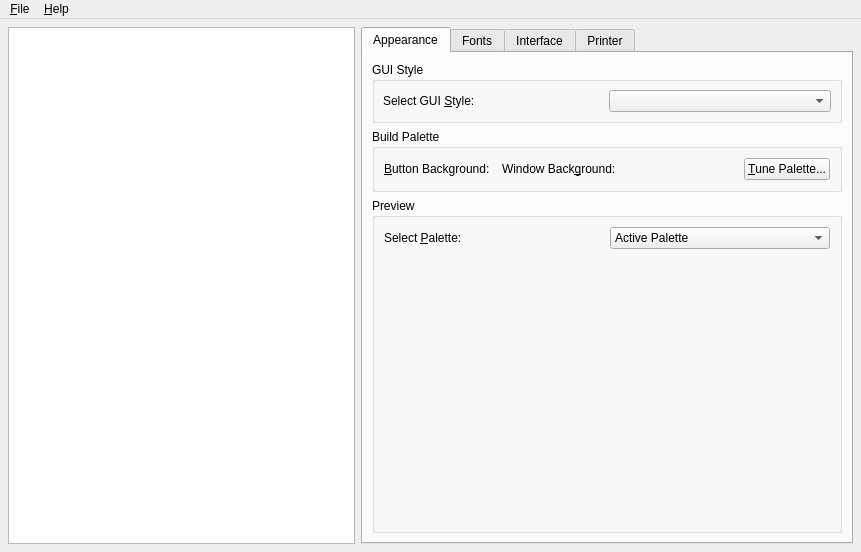
<?xml version="1.0" encoding="UTF-8"?>
<ui version="4.0">
 <comment>*********************************************************************
**
** Copyright (C) 2015 The Qt Company Ltd.
** Copyright (C) 2016-2019 Ivailo Monev
**
** This file is part of the tools applications of the Katie Toolkit.
**
** $QT_BEGIN_LICENSE:LGPL$
** Commercial License Usage
** Licensees holding valid commercial Qt licenses may use this file in
** accordance with the commercial license agreement provided with the
** Software or, alternatively, in accordance with the terms contained in
** a written agreement between you and The Qt Company. For licensing terms
** and conditions see http://www.qt.io/terms-conditions. For further
** information use the contact form at http://www.qt.io/contact-us.
**
** GNU Lesser General Public License Usage
** Alternatively, this file may be used under the terms of the GNU Lesser
** General Public License version 2.1 or version 3 as published by the Free
** Software Foundation and appearing in the file LICENSE.LGPLv21 and
** LICENSE.LGPLv3 included in the packaging of this file. Please review the
** following information to ensure the GNU Lesser General Public License
** requirements will be met: https://www.gnu.org/licenses/lgpl.html and
** http://www.gnu.org/licenses/old-licenses/lgpl-2.1.html.
**
** As a special exception, The Qt Company gives you certain additional
** rights. These rights are described in The Qt Company LGPL Exception
** version 1.1, included in the file LGPL_EXCEPTION.txt in this package.
**
** GNU General Public License Usage
** Alternatively, this file may be used under the terms of the GNU
** General Public License version 3.0 as published by the Free Software
** Foundation and appearing in the file LICENSE.GPL included in the
** packaging of this file.  Please review the following information to
** ensure the GNU General Public License version 3.0 requirements will be
** met: http://www.gnu.org/copyleft/gpl.html.
**
** $QT_END_LICENSE$
**
*********************************************************************</comment>
 <class>MainWindow</class>
 <widget class="QMainWindow" name="MainWindow">
  <property name="geometry">
   <rect>
    <x>0</x>
    <y>0</y>
    <width>861</width>
    <height>552</height>
   </rect>
  </property>
  <property name="windowTitle">
   <string>Qt Configuration</string>
  </property>
  <widget class="QWidget" name="widget">
   <layout class="QGridLayout" name="gridLayout">
    <property name="margin">
     <number>8</number>
    </property>
    <item row="0" column="0">
     <widget class="QTextEdit" name="helpView">
      <property name="minimumSize">
       <size>
        <width>200</width>
        <height>0</height>
       </size>
      </property>
      <property name="readOnly">
       <bool>true</bool>
      </property>
     </widget>
    </item>
    <item row="0" column="1">
     <widget class="QTabWidget" name="mainTabWidget">
      <property name="currentIndex">
       <number>0</number>
      </property>
      <widget class="QWidget" name="appearanceTab">
       <attribute name="title">
        <string>Appearance</string>
       </attribute>
       <layout class="QGridLayout" name="gridLayout_5">
        <item row="0" column="0">
         <widget class="QGroupBox" name="guiStyleGroup">
          <property name="sizePolicy">
           <sizepolicy hsizetype="Minimum" vsizetype="Preferred">
            <horstretch>0</horstretch>
            <verstretch>0</verstretch>
           </sizepolicy>
          </property>
          <property name="minimumSize">
           <size>
            <width>0</width>
            <height>0</height>
           </size>
          </property>
          <property name="title">
           <string>GUI Style</string>
          </property>
          <layout class="QHBoxLayout">
           <property name="spacing">
            <number>4</number>
           </property>
           <property name="margin">
            <number>8</number>
           </property>
           <item>
            <widget class="QLabel" name="guiStyleLabel">
             <property name="minimumSize">
              <size>
               <width>0</width>
               <height>0</height>
              </size>
             </property>
             <property name="text">
              <string>Select GUI &amp;Style:</string>
             </property>
             <property name="buddy">
              <cstring>guiStyleCombo</cstring>
             </property>
            </widget>
           </item>
           <item>
            <widget class="QComboBox" name="guiStyleCombo"/>
           </item>
          </layout>
         </widget>
        </item>
        <item row="3" column="0">
         <widget class="QGroupBox" name="previewGroup">
          <property name="sizePolicy">
           <sizepolicy hsizetype="Preferred" vsizetype="Expanding">
            <horstretch>0</horstretch>
            <verstretch>0</verstretch>
           </sizepolicy>
          </property>
          <property name="title">
           <string>Preview</string>
          </property>
          <layout class="QGridLayout" name="gridLayout_4">
           <item row="0" column="0">
            <widget class="QLabel" name="paletteLabel">
             <property name="text">
              <string>Select &amp;Palette:</string>
             </property>
             <property name="buddy">
              <cstring>paletteCombo</cstring>
             </property>
            </widget>
           </item>
           <item row="0" column="1">
            <widget class="QComboBox" name="paletteCombo">
             <item>
              <property name="text">
               <string>Active Palette</string>
              </property>
             </item>
             <item>
              <property name="text">
               <string>Inactive Palette</string>
              </property>
             </item>
             <item>
              <property name="text">
               <string>Disabled Palette</string>
              </property>
             </item>
            </widget>
           </item>
           <item row="1" column="0" colspan="2">
            <widget class="PreviewFrame" name="previewFrame" native="true">
             <property name="sizePolicy">
              <sizepolicy hsizetype="Expanding" vsizetype="Expanding">
               <horstretch>0</horstretch>
               <verstretch>0</verstretch>
              </sizepolicy>
             </property>
             <property name="minimumSize">
              <size>
               <width>410</width>
               <height>260</height>
              </size>
             </property>
            </widget>
           </item>
          </layout>
         </widget>
        </item>
        <item row="1" column="0">
         <widget class="QGroupBox" name="buildPaletteGroup">
          <property name="sizePolicy">
           <sizepolicy hsizetype="Preferred" vsizetype="Maximum">
            <horstretch>0</horstretch>
            <verstretch>0</verstretch>
           </sizepolicy>
          </property>
          <property name="minimumSize">
           <size>
            <width>400</width>
            <height>0</height>
           </size>
          </property>
          <property name="title">
           <string>Build Palette</string>
          </property>
          <layout class="QVBoxLayout" name="verticalLayout_2">
           <item>
            <widget class="QWidget" name="colorConfig" native="true">
             <layout class="QHBoxLayout" name="horizontalLayout_2">
              <property name="margin">
               <number>0</number>
              </property>
              <item>
               <widget class="QLabel" name="labelMainColor">
                <property name="text">
                 <string>&amp;Button Background:</string>
                </property>
                <property name="buddy">
                 <cstring>buttonMainColor</cstring>
                </property>
               </widget>
              </item>
              <item>
               <widget class="ColorButton" name="buttonMainColor" native="true"/>
              </item>
              <item>
               <widget class="QLabel" name="labelWindowColor">
                <property name="sizePolicy">
                 <sizepolicy hsizetype="Minimum" vsizetype="Minimum">
                  <horstretch>0</horstretch>
                  <verstretch>0</verstretch>
                 </sizepolicy>
                </property>
                <property name="minimumSize">
                 <size>
                  <width>50</width>
                  <height>0</height>
                 </size>
                </property>
                <property name="lineWidth">
                 <number>1</number>
                </property>
                <property name="midLineWidth">
                 <number>0</number>
                </property>
                <property name="text">
                 <string>Window Back&amp;ground:</string>
                </property>
                <property name="alignment">
                 <set>Qt::AlignVCenter</set>
                </property>
                <property name="margin">
                 <number>0</number>
                </property>
                <property name="buddy">
                 <cstring>buttonWindowColor</cstring>
                </property>
               </widget>
              </item>
              <item>
               <widget class="ColorButton" name="buttonWindowColor" native="true"/>
              </item>
              <item>
               <spacer name="spacer">
                <property name="orientation">
                 <enum>Qt::Horizontal</enum>
                </property>
                <property name="sizeType">
                 <enum>QSizePolicy::Expanding</enum>
                </property>
                <property name="sizeHint" stdset="0">
                 <size>
                  <width>70</width>
                  <height>20</height>
                 </size>
                </property>
               </spacer>
              </item>
              <item>
               <widget class="QPushButton" name="tunePaletteButton">
                <property name="text">
                 <string>&amp;Tune Palette...</string>
                </property>
               </widget>
              </item>
             </layout>
            </widget>
           </item>
          </layout>
         </widget>
        </item>
       </layout>
      </widget>
      <widget class="QWidget" name="fontsTab">
       <attribute name="title">
        <string>Fonts</string>
       </attribute>
       <layout class="QVBoxLayout">
        <item>
         <widget class="QGroupBox" name="defaultFontGroup">
          <property name="title">
           <string>Default Font</string>
          </property>
          <layout class="QGridLayout">
           <property name="margin">
            <number>8</number>
           </property>
           <property name="spacing">
            <number>4</number>
           </property>
           <item row="1" column="1">
            <widget class="QComboBox" name="fontStyleCombo">
             <property name="autoCompletion">
              <bool>true</bool>
             </property>
             <property name="duplicatesEnabled">
              <bool>false</bool>
             </property>
            </widget>
           </item>
           <item row="0" column="1">
            <widget class="QComboBox" name="fontFamilyCombo">
             <property name="autoCompletion">
              <bool>true</bool>
             </property>
             <property name="duplicatesEnabled">
              <bool>false</bool>
             </property>
            </widget>
           </item>
           <item row="2" column="1">
            <widget class="QComboBox" name="pointSizeCombo">
             <property name="editable">
              <bool>true</bool>
             </property>
             <property name="autoCompletion">
              <bool>true</bool>
             </property>
             <property name="duplicatesEnabled">
              <bool>false</bool>
             </property>
            </widget>
           </item>
           <item row="1" column="0">
            <widget class="QLabel" name="fontStyleLabel">
             <property name="text">
              <string>&amp;Style:</string>
             </property>
             <property name="buddy">
              <cstring>fontStyleCombo</cstring>
             </property>
            </widget>
           </item>
           <item row="2" column="0">
            <widget class="QLabel" name="pointSizeLabel">
             <property name="text">
              <string>&amp;Point Size:</string>
             </property>
             <property name="buddy">
              <cstring>pointSizeCombo</cstring>
             </property>
            </widget>
           </item>
           <item row="0" column="0">
            <widget class="QLabel" name="fontFamilyLabel">
             <property name="text">
              <string>F&amp;amily:</string>
             </property>
             <property name="buddy">
              <cstring>fontFamilyCombo</cstring>
             </property>
            </widget>
           </item>
           <item row="3" column="0" colspan="2">
            <widget class="QLineEdit" name="sampleLineEdit">
             <property name="text">
              <string>Sample Text</string>
             </property>
             <property name="alignment">
              <set>Qt::AlignHCenter</set>
             </property>
            </widget>
           </item>
          </layout>
         </widget>
        </item>
        <item>
         <widget class="QGroupBox" name="fontSubstitutionGroup">
          <property name="title">
           <string>Font Substitution</string>
          </property>
          <layout class="QVBoxLayout">
           <property name="spacing">
            <number>4</number>
           </property>
           <property name="margin">
            <number>8</number>
           </property>
           <item>
            <layout class="QHBoxLayout">
             <property name="spacing">
              <number>4</number>
             </property>
             <property name="margin">
              <number>0</number>
             </property>
             <item>
              <widget class="QLabel" name="familySubstitutionLabel">
               <property name="text">
                <string>S&amp;elect or Enter a Family:</string>
               </property>
               <property name="buddy">
                <cstring>familySubstitutionCombo</cstring>
               </property>
              </widget>
             </item>
             <item>
              <widget class="QComboBox" name="familySubstitutionCombo">
               <property name="editable">
                <bool>true</bool>
               </property>
               <property name="autoCompletion">
                <bool>true</bool>
               </property>
               <property name="duplicatesEnabled">
                <bool>false</bool>
               </property>
              </widget>
             </item>
            </layout>
           </item>
           <item>
            <widget class="Line" name="Line1">
             <property name="frameShape">
              <enum>QFrame::HLine</enum>
             </property>
             <property name="frameShadow">
              <enum>QFrame::Sunken</enum>
             </property>
             <property name="orientation">
              <enum>Qt::Horizontal</enum>
             </property>
            </widget>
           </item>
           <item>
            <widget class="QLabel" name="substitutionsLabel">
             <property name="text">
              <string>Current Substitutions:</string>
             </property>
            </widget>
           </item>
           <item>
            <widget class="QListWidget" name="substitutionsListBox"/>
           </item>
           <item>
            <layout class="QHBoxLayout">
             <property name="spacing">
              <number>4</number>
             </property>
             <property name="margin">
              <number>0</number>
             </property>
             <item>
              <widget class="QPushButton" name="upSubstitutionButton">
               <property name="text">
                <string>Up</string>
               </property>
              </widget>
             </item>
             <item>
              <widget class="QPushButton" name="downSubstitutionButton">
               <property name="text">
                <string>Down</string>
               </property>
              </widget>
             </item>
             <item>
              <widget class="QPushButton" name="removeSubstitutionButton">
               <property name="text">
                <string>Remove</string>
               </property>
              </widget>
             </item>
            </layout>
           </item>
           <item>
            <widget class="Line" name="Line2">
             <property name="frameShape">
              <enum>QFrame::HLine</enum>
             </property>
             <property name="frameShadow">
              <enum>QFrame::Sunken</enum>
             </property>
             <property name="orientation">
              <enum>Qt::Horizontal</enum>
             </property>
            </widget>
           </item>
           <item>
            <layout class="QHBoxLayout">
             <property name="spacing">
              <number>4</number>
             </property>
             <property name="margin">
              <number>0</number>
             </property>
             <item>
              <widget class="QLabel" name="chooseSubstitutionLabel">
               <property name="text">
                <string>Select s&amp;ubstitute Family:</string>
               </property>
               <property name="buddy">
                <cstring>chooseSubstitutionCombo</cstring>
               </property>
              </widget>
             </item>
             <item>
              <widget class="QComboBox" name="chooseSubstitutionCombo">
               <property name="autoCompletion">
                <bool>true</bool>
               </property>
               <property name="duplicatesEnabled">
                <bool>false</bool>
               </property>
              </widget>
             </item>
             <item>
              <widget class="QPushButton" name="addSubstitutionButton">
               <property name="text">
                <string>Add</string>
               </property>
              </widget>
             </item>
            </layout>
           </item>
          </layout>
         </widget>
        </item>
       </layout>
      </widget>
      <widget class="QWidget" name="interfaceTab">
       <attribute name="title">
        <string>Interface</string>
       </attribute>
       <layout class="QVBoxLayout">
        <item>
         <widget class="QGroupBox" name="feelSettingsGroup">
          <property name="title">
           <string>Feel Settings</string>
          </property>
          <layout class="QGridLayout">
           <property name="margin">
            <number>8</number>
           </property>
           <property name="spacing">
            <number>4</number>
           </property>
           <item row="0" column="1">
            <widget class="QSpinBox" name="doubleClickIntervalSpinBox">
             <property name="suffix">
              <string> ms</string>
             </property>
             <property name="minimum">
              <number>10</number>
             </property>
             <property name="maximum">
              <number>10000</number>
             </property>
            </widget>
           </item>
           <item row="0" column="0">
            <widget class="QLabel" name="doubleClickIntervalLabel">
             <property name="text">
              <string>&amp;Double Click Interval:</string>
             </property>
             <property name="buddy">
              <cstring>doubleClickIntervalSpinBox</cstring>
             </property>
            </widget>
           </item>
           <item row="1" column="1">
            <widget class="QSpinBox" name="cursorFlashTimeSpinBox">
             <property name="specialValueText">
              <string>No blinking</string>
             </property>
             <property name="suffix">
              <string> ms</string>
             </property>
             <property name="minimum">
              <number>9</number>
             </property>
             <property name="maximum">
              <number>10000</number>
             </property>
            </widget>
           </item>
           <item row="1" column="0">
            <widget class="QLabel" name="cursorFlashTimeLabel">
             <property name="text">
              <string>&amp;Cursor Flash Time:</string>
             </property>
             <property name="buddy">
              <cstring>cursorFlashTimeSpinBox</cstring>
             </property>
            </widget>
           </item>
           <item row="2" column="1">
            <widget class="QSpinBox" name="wheelScrollLinesSpinBox">
             <property name="suffix">
              <string> lines</string>
             </property>
             <property name="minimum">
              <number>1</number>
             </property>
             <property name="maximum">
              <number>20</number>
             </property>
            </widget>
           </item>
           <item row="2" column="0">
            <widget class="QLabel" name="wheelScrollLinesLabel">
             <property name="text">
              <string>Wheel &amp;Scroll Lines:</string>
             </property>
             <property name="buddy">
              <cstring>wheelScrollLinesSpinBox</cstring>
             </property>
            </widget>
           </item>
           <item row="3" column="0" colspan="2">
            <widget class="QCheckBox" name="resolveLinksCheckBox">
             <property name="text">
              <string>Resolve symlinks in URLs</string>
             </property>
            </widget>
           </item>
          </layout>
         </widget>
        </item>
        <item>
         <widget class="QGroupBox" name="guiEffectsGroup">
          <property name="title">
           <string>GUI Effects</string>
          </property>
          <layout class="QVBoxLayout">
           <property name="spacing">
            <number>4</number>
           </property>
           <property name="margin">
            <number>8</number>
           </property>
           <item>
            <widget class="QCheckBox" name="effectsCheckBox">
             <property name="text">
              <string>&amp;Enable</string>
             </property>
             <property name="shortcut">
              <string>Alt+E</string>
             </property>
            </widget>
           </item>
           <item>
            <widget class="QFrame" name="effectsFrame">
             <layout class="QGridLayout">
              <property name="spacing">
               <number>4</number>
              </property>
              <item row="0" column="0">
               <widget class="QLabel" name="menuEffectLabel">
                <property name="text">
                 <string>&amp;Menu Effect:</string>
                </property>
                <property name="buddy">
                 <cstring>menuEffectCombo</cstring>
                </property>
               </widget>
              </item>
              <item row="1" column="0">
               <widget class="QLabel" name="comboEffectLabel">
                <property name="text">
                 <string>C&amp;omboBox Effect:</string>
                </property>
                <property name="buddy">
                 <cstring>comboEffectCombo</cstring>
                </property>
               </widget>
              </item>
              <item row="2" column="0">
               <widget class="QLabel" name="toolTipEffectLabel">
                <property name="text">
                 <string>&amp;ToolTip Effect:</string>
                </property>
                <property name="buddy">
                 <cstring>toolTipEffectCombo</cstring>
                </property>
               </widget>
              </item>
              <item row="3" column="0">
               <widget class="QLabel" name="toolBoxEffectLabel">
                <property name="text">
                 <string>Tool&amp;Box Effect:</string>
                </property>
                <property name="buddy">
                 <cstring>toolBoxEffectCombo</cstring>
                </property>
               </widget>
              </item>
              <item row="0" column="1">
               <widget class="QComboBox" name="menuEffectCombo">
                <property name="currentIndex">
                 <number>0</number>
                </property>
                <property name="autoCompletion">
                 <bool>true</bool>
                </property>
                <item>
                 <property name="text">
                  <string>Disable</string>
                 </property>
                </item>
                <item>
                 <property name="text">
                  <string>Animate</string>
                 </property>
                </item>
                <item>
                 <property name="text">
                  <string>Fade</string>
                 </property>
                </item>
               </widget>
              </item>
              <item row="1" column="1">
               <widget class="QComboBox" name="comboEffectCombo">
                <item>
                 <property name="text">
                  <string>Disable</string>
                 </property>
                </item>
                <item>
                 <property name="text">
                  <string>Animate</string>
                 </property>
                </item>
               </widget>
              </item>
              <item row="2" column="1">
               <widget class="QComboBox" name="toolTipEffectCombo">
                <item>
                 <property name="text">
                  <string>Disable</string>
                 </property>
                </item>
                <item>
                 <property name="text">
                  <string>Animate</string>
                 </property>
                </item>
                <item>
                 <property name="text">
                  <string>Fade</string>
                 </property>
                </item>
               </widget>
              </item>
              <item row="3" column="1">
               <widget class="QComboBox" name="toolBoxEffectCombo">
                <item>
                 <property name="text">
                  <string>Disable</string>
                 </property>
                </item>
                <item>
                 <property name="text">
                  <string>Animate</string>
                 </property>
                </item>
               </widget>
              </item>
             </layout>
            </widget>
           </item>
          </layout>
         </widget>
        </item>
        <item>
         <widget class="QGroupBox" name="globalStrutGroup">
          <property name="title">
           <string>Global Strut</string>
          </property>
          <layout class="QGridLayout">
           <property name="margin">
            <number>8</number>
           </property>
           <property name="spacing">
            <number>4</number>
           </property>
           <item row="0" column="0">
            <widget class="QLabel" name="strutWidthLabel">
             <property name="text">
              <string>Minimum &amp;Width:</string>
             </property>
             <property name="buddy">
              <cstring>strutWidthSpinBox</cstring>
             </property>
            </widget>
           </item>
           <item row="1" column="0">
            <widget class="QLabel" name="strutHeightLabel">
             <property name="text">
              <string>Minimum Hei&amp;ght:</string>
             </property>
             <property name="buddy">
              <cstring>strutHeightSpinBox</cstring>
             </property>
            </widget>
           </item>
           <item row="0" column="1">
            <widget class="QSpinBox" name="strutWidthSpinBox">
             <property name="suffix">
              <string> pixels</string>
             </property>
             <property name="maximum">
              <number>1000</number>
             </property>
            </widget>
           </item>
           <item row="1" column="1">
            <widget class="QSpinBox" name="strutHeightSpinBox">
             <property name="suffix">
              <string> pixels</string>
             </property>
             <property name="maximum">
              <number>1000</number>
             </property>
            </widget>
           </item>
          </layout>
         </widget>
        </item>
        <item>
         <widget class="QCheckBox" name="rtlExtensionsCheckBox">
          <property name="text">
           <string>Enhanced support for languages written right-to-left</string>
          </property>
         </widget>
        </item>
        <item>
         <spacer>
          <property name="orientation">
           <enum>Qt::Vertical</enum>
          </property>
          <property name="sizeType">
           <enum>QSizePolicy::Expanding</enum>
          </property>
          <property name="sizeHint" stdset="0">
           <size>
            <width>20</width>
            <height>40</height>
           </size>
          </property>
         </spacer>
        </item>
       </layout>
      </widget>
      <widget class="QWidget" name="printerTab">
       <attribute name="title">
        <string>Printer</string>
       </attribute>
       <layout class="QVBoxLayout">
        <item>
         <widget class="QCheckBox" name="fontEmbeddingCheckBox">
          <property name="text">
           <string>Enable Font embedding</string>
          </property>
          <property name="checked">
           <bool>true</bool>
          </property>
         </widget>
        </item>
        <item>
         <widget class="QGroupBox" name="fontPathsGroup">
          <property name="sizePolicy">
           <sizepolicy hsizetype="Preferred" vsizetype="Expanding">
            <horstretch>0</horstretch>
            <verstretch>0</verstretch>
           </sizepolicy>
          </property>
          <property name="title">
           <string>Font Paths</string>
          </property>
          <layout class="QVBoxLayout">
           <property name="spacing">
            <number>4</number>
           </property>
           <property name="margin">
            <number>8</number>
           </property>
           <item>
            <layout class="QGridLayout">
             <property name="margin">
              <number>0</number>
             </property>
             <property name="spacing">
              <number>4</number>
             </property>
             <item row="1" column="0">
              <widget class="QPushButton" name="upFontpathButton">
               <property name="text">
                <string>Up</string>
               </property>
              </widget>
             </item>
             <item row="1" column="2">
              <widget class="QPushButton" name="removeFontpathButton">
               <property name="text">
                <string>Remove</string>
               </property>
              </widget>
             </item>
             <item row="1" column="1">
              <widget class="QPushButton" name="downFontpathButton">
               <property name="text">
                <string>Down</string>
               </property>
              </widget>
             </item>
             <item row="0" column="0" colspan="3">
              <widget class="QListWidget" name="fontpathListBox"/>
             </item>
            </layout>
           </item>
           <item>
            <layout class="QGridLayout">
             <property name="margin">
              <number>0</number>
             </property>
             <property name="spacing">
              <number>4</number>
             </property>
             <item row="2" column="0">
              <spacer>
               <property name="orientation">
                <enum>Qt::Horizontal</enum>
               </property>
               <property name="sizeType">
                <enum>QSizePolicy::Minimum</enum>
               </property>
               <property name="sizeHint" stdset="0">
                <size>
                 <width>20</width>
                 <height>20</height>
                </size>
               </property>
              </spacer>
             </item>
             <item row="2" column="2">
              <widget class="QPushButton" name="addFontPathButton">
               <property name="text">
                <string>Add</string>
               </property>
              </widget>
             </item>
             <item row="2" column="1">
              <widget class="QPushButton" name="browseFontPathButton">
               <property name="text">
                <string>Browse...</string>
               </property>
              </widget>
             </item>
             <item row="0" column="0" colspan="3">
              <widget class="QLabel" name="browseFontPathLabel">
               <property name="text">
                <string>Press the &lt;b&gt;Browse&lt;/b&gt; button or enter a directory and press Enter to add them to the list.</string>
               </property>
              </widget>
             </item>
             <item row="1" column="0" colspan="3">
              <widget class="QLineEdit" name="fontPathLineEdit"/>
             </item>
            </layout>
           </item>
          </layout>
         </widget>
        </item>
       </layout>
      </widget>
     </widget>
    </item>
   </layout>
  </widget>
  <widget class="QMenuBar" name="mainMenu">
   <property name="geometry">
    <rect>
     <x>0</x>
     <y>0</y>
     <width>861</width>
     <height>21</height>
    </rect>
   </property>
   <widget class="QMenu" name="fileMenu">
    <property name="geometry">
     <rect>
      <x>203</x>
      <y>114</y>
      <width>126</width>
      <height>89</height>
     </rect>
    </property>
    <property name="title">
     <string>&amp;File</string>
    </property>
    <addaction name="fileSaveAction"/>
    <addaction name="separator"/>
    <addaction name="fileExitAction"/>
   </widget>
   <widget class="QMenu" name="saveMenu">
    <property name="geometry">
     <rect>
      <x>543</x>
      <y>98</y>
      <width>126</width>
      <height>80</height>
     </rect>
    </property>
    <property name="title">
     <string>&amp;Help</string>
    </property>
    <addaction name="helpAboutAction"/>
    <addaction name="helpAboutQtAction"/>
   </widget>
   <addaction name="fileMenu"/>
   <addaction name="separator"/>
   <addaction name="saveMenu"/>
  </widget>
  <action name="fileSaveAction">
   <property name="text">
    <string>&amp;Save</string>
   </property>
   <property name="iconText">
    <string>Save</string>
   </property>
   <property name="shortcut">
    <string>Ctrl+S</string>
   </property>
  </action>
  <action name="fileExitAction">
   <property name="text">
    <string>E&amp;xit</string>
   </property>
   <property name="iconText">
    <string>Exit</string>
   </property>
   <property name="shortcut">
    <string>Ctrl+Q</string>
   </property>
  </action>
  <action name="helpAboutAction">
   <property name="text">
    <string>&amp;About</string>
   </property>
   <property name="iconText">
    <string>About</string>
   </property>
   <property name="shortcut">
    <string/>
   </property>
  </action>
  <action name="helpAboutQtAction">
   <property name="text">
    <string>About &amp;Katie</string>
   </property>
   <property name="iconText">
    <string>About Katie</string>
   </property>
  </action>
 </widget>
 <customwidgets>
  <customwidget>
   <class>ColorButton</class>
   <extends></extends>
   <header>colorbutton.h</header>
  </customwidget>
  <customwidget>
   <class>PreviewFrame</class>
   <extends></extends>
   <header>previewframe.h</header>
  </customwidget>
 </customwidgets>
 <tabstops>
  <tabstop>helpView</tabstop>
  <tabstop>mainTabWidget</tabstop>
  <tabstop>guiStyleCombo</tabstop>
  <tabstop>tunePaletteButton</tabstop>
  <tabstop>paletteCombo</tabstop>
  <tabstop>fontFamilyCombo</tabstop>
  <tabstop>fontStyleCombo</tabstop>
  <tabstop>pointSizeCombo</tabstop>
  <tabstop>sampleLineEdit</tabstop>
  <tabstop>familySubstitutionCombo</tabstop>
  <tabstop>substitutionsListBox</tabstop>
  <tabstop>upSubstitutionButton</tabstop>
  <tabstop>downSubstitutionButton</tabstop>
  <tabstop>removeSubstitutionButton</tabstop>
  <tabstop>chooseSubstitutionCombo</tabstop>
  <tabstop>addSubstitutionButton</tabstop>
  <tabstop>doubleClickIntervalSpinBox</tabstop>
  <tabstop>cursorFlashTimeSpinBox</tabstop>
  <tabstop>wheelScrollLinesSpinBox</tabstop>
  <tabstop>resolveLinksCheckBox</tabstop>
  <tabstop>effectsCheckBox</tabstop>
  <tabstop>menuEffectCombo</tabstop>
  <tabstop>comboEffectCombo</tabstop>
  <tabstop>toolTipEffectCombo</tabstop>
  <tabstop>toolBoxEffectCombo</tabstop>
  <tabstop>strutWidthSpinBox</tabstop>
  <tabstop>strutHeightSpinBox</tabstop>
  <tabstop>rtlExtensionsCheckBox</tabstop>
  <tabstop>fontEmbeddingCheckBox</tabstop>
  <tabstop>fontpathListBox</tabstop>
  <tabstop>upFontpathButton</tabstop>
  <tabstop>downFontpathButton</tabstop>
  <tabstop>removeFontpathButton</tabstop>
  <tabstop>fontPathLineEdit</tabstop>
  <tabstop>browseFontPathButton</tabstop>
  <tabstop>addFontPathButton</tabstop>
 </tabstops>
 <resources/>
 <connections>
  <connection>
   <sender>effectsCheckBox</sender>
   <signal>toggled(bool)</signal>
   <receiver>effectsFrame</receiver>
   <slot>setEnabled(bool)</slot>
   <hints>
    <hint type="sourcelabel">
     <x>417</x>
     <y>257</y>
    </hint>
    <hint type="destinationlabel">
     <x>578</x>
     <y>379</y>
    </hint>
   </hints>
  </connection>
  <connection>
   <sender>fontEmbeddingCheckBox</sender>
   <signal>toggled(bool)</signal>
   <receiver>fontPathsGroup</receiver>
   <slot>setEnabled(bool)</slot>
   <hints>
    <hint type="sourcelabel">
     <x>449</x>
     <y>69</y>
    </hint>
    <hint type="destinationlabel">
     <x>447</x>
     <y>94</y>
    </hint>
   </hints>
  </connection>
 </connections>
</ui>
